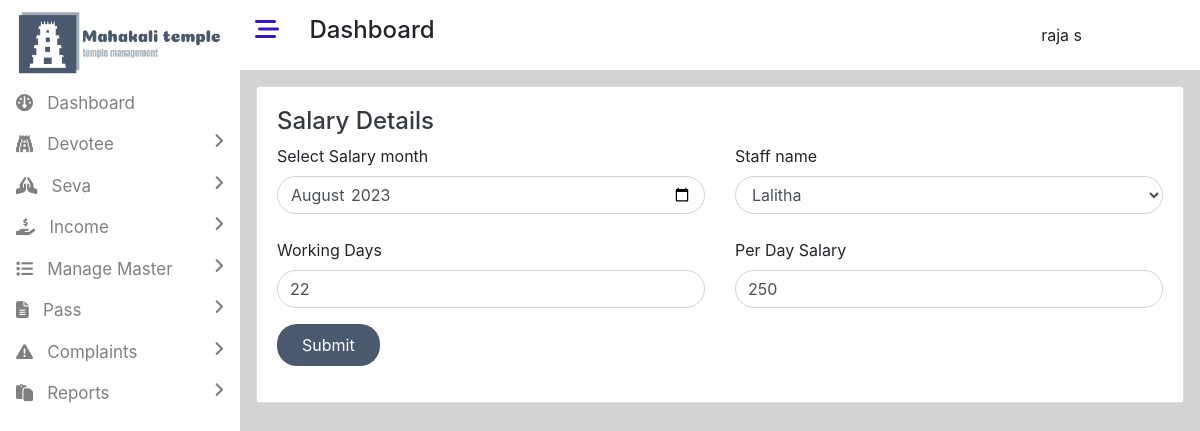
/admin/edit_salary.php?id=3 (signed in), run on the app's committed database.
### tables this page shows
CREATE TABLE `user` (
  `user_id` int(11) NOT NULL,
  `first_name` varchar(50) NOT NULL,
  `last_name` varchar(50) NOT NULL,
  `email` varchar(50) NOT NULL,
  `password` varchar(50) NOT NULL,
  `role` varchar(50) NOT NULL,
  `reading_time` timestamp NOT NULL DEFAULT current_timestamp() ON UPDATE current_timestamp()
);

CREATE TABLE `salary` (
  `salary_id` int(11) NOT NULL,
  `salary_month` varchar(50) NOT NULL,
  `staff_id` int(11) NOT NULL,
  `working_days` int(11) NOT NULL,
  `per_day_salary` int(11) NOT NULL,
  `reading_time` timestamp NOT NULL DEFAULT current_timestamp() ON UPDATE current_timestamp()
);

CREATE TABLE `staff` (
  `id` int(11) NOT NULL,
  `staff_id` varchar(30) NOT NULL,
  `staff_name` varchar(50) NOT NULL,
  `phone` varchar(50) NOT NULL,
  `aadhar` varchar(50) NOT NULL,
  `dob` varchar(50) NOT NULL,
  `gender` varchar(10) NOT NULL,
  `address` text NOT NULL,
  `reading_time` timestamp NOT NULL DEFAULT current_timestamp() ON UPDATE current_timestamp()
);

### admin/admin_db.php (called while the page is built, shortened)
<?php
$con=mysqli_connect("localhost","root","","temple");
        ?>
        <?php
class salary
{
    public function get_salary_id($id)
    {
        global $con;
        $sql="select * from salary where salary_id=$id";
        $result=mysqli_query($con,$sql);
        return $row=mysqli_fetch_assoc($result);
    }
}
        ?>

### admin/edit_salary.php (the view, shortened to what this page needs)
<!DOCTYPE html>
<html lang="en">
<head>
    <link rel="stylesheet" href="../assets/bootstrap/bootstrap.min.css">
    <link rel="stylesheet" href="https://cdnjs.cloudflare.com/ajax/libs/font-awesome/6.4.2/css/all.min.css"  />
    <link rel="stylesheet" href="css/style.css">
</head>
<body class="dashboard-page">
<div>
<?php
include("includes/leftbar.php");
?>
<div style="width:80%;height:100vh;" class="float-right main-content">
<?php
include("includes/header.php");
?>
<div class="container p-3">
<div class="card">
    <div class="card-body">
<?php
include("admin_db.php");
$obj=new salary();
$states=$obj->get_salary_id($_GET["id"]);
?>
<form action="" method="post" autocomplete="off">
<h4><a href="manage_salary.php" class="text-decoration-none text-dark">Salary Details</a></h4>
<div class="row">
    <div class="col">
      <label for="country">Select Salary month</label>
      <input type="month" class="form-control state-bor" id="email" value="<?=$states['salary_month']?>" name="salary_month" required>
    </div>
    <div class="col">
      <label for="country">Staff name</label>
      <select class="form-control state-bor" required name="staff_id">
<?php
include("../db.php");
$sql="select * from staff";
$result=mysqli_query($con,$sql);
if(mysqli_num_rows($result)>0)
{
    while($row=mysqli_fetch_assoc($result))
    {
        ?>
        <option value="<?=$row['id']?>" <?php if($states["staff_id"]==$row['id']) { echo "selected"; } ?>><?=$row["staff_name"]?></option>
        <?php
    }
}
?>
      </select>
    </div>
</div>
<div class="row mt-4">
    <div class="col">
      <label for="country">Working Days</label>
      <input type="number" class="form-control state-bor" value="<?=$states['working_days']?>" id="email" name="working_days" required>
    </div>
    <div class="col">
    <label for="country">Per Day Salary</label>
      <input type="number" class="form-control state-bor" id="email" value="<?=$states['per_day_salary']?>"  name="per_day_salary" required>
    </div>
</div>
  <button type="submit" class="btn button-color mt-3 text-white px-4 py-2" name="edit_salary">Submit</button>
</div>
</div>
</div>
</div>
</div>
</body>
</html>

### admin/includes/header.php (shortened to what this page needs)
<div class="container-fluid">
    <div class="row">
        <div class="col-md-12 bg-white py-3">
        <h4>
        <i class="fa-solid fa-bars-staggered mybar23" style="color: #3518c3;"></i>
        <span class="ml-4 ">Dashboard</span>
        <div class="dropdown mydropdown float-right">
  <button type="button" class="mybutton btn bg-white" data-toggle="dropdown">
  <?php
  if(isset($_SESSION["uid"]))
  {
    include("../db.php");
    $sql66="select * from user where user_id=".$_SESSION["uid"];
    $result66=mysqli_query($con,$sql66);
    $row66=mysqli_fetch_assoc($result66);
    echo $row66["first_name"]." ".$row66["last_name"];
  }
  ?>
  </button>
</div>
        </h4>
        </div>
    </div>
</div>

### admin/css/style.css (style rules this page uses)
.mybar23,.mybar24 { cursor:pointer; }
.main-content { background-color:lightgray; }
.mydropdown { margin-right:90px; }

### admin/edit_salary.php (style rules this page uses)
.button-color { background-color:rgb(74,89,109); border-radius:20px; }
.state-bor { border-radius:40px; }

### data on the page
user: first_name "raja", last_name "s"
salary: salary_month "2023-08", staff_id "Lalitha", working_days "22", per_day_salary "250"
